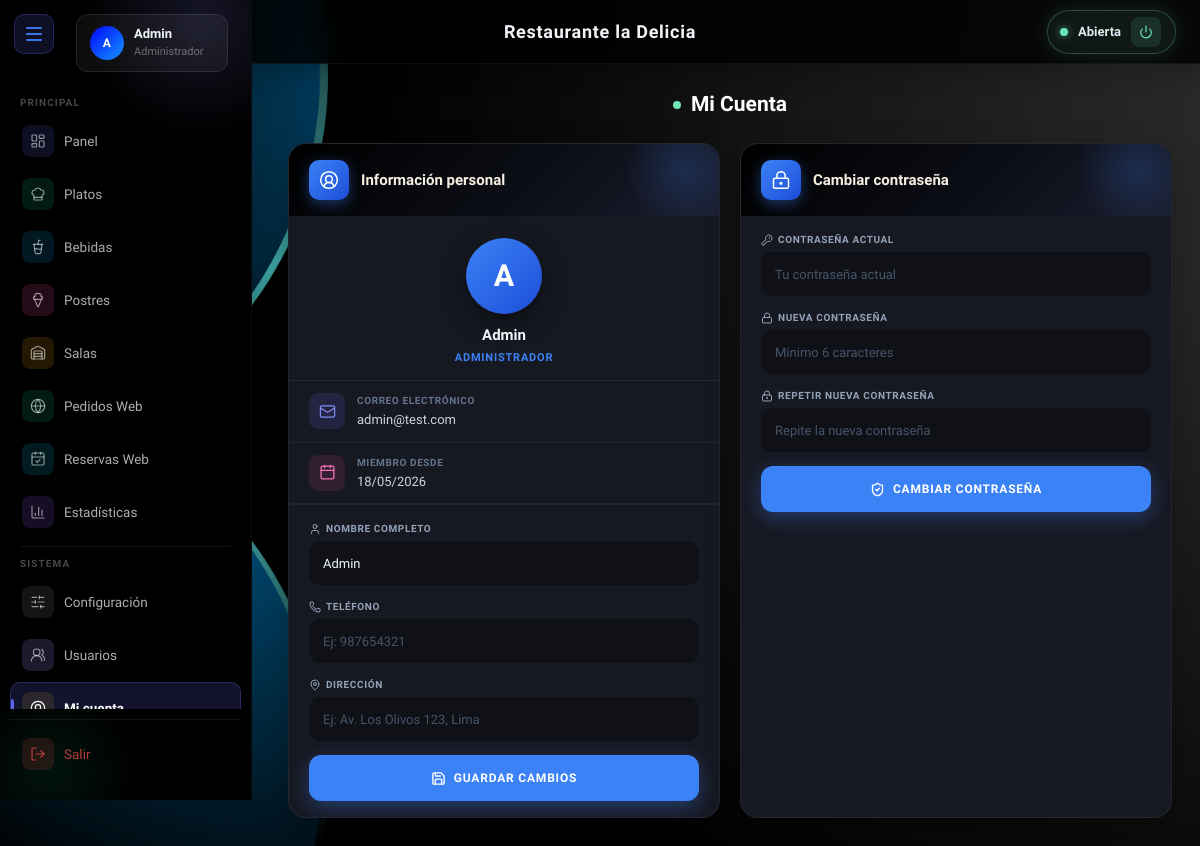
The page /views/micuenta.php (signed in) on the database its author committed.
### tables this page shows
CREATE TABLE config (
  id INT AUTO_INCREMENT PRIMARY KEY,
  ruc VARCHAR(15) NOT NULL,
  nombre VARCHAR(255) NOT NULL,
  telefono VARCHAR(11) NOT NULL,
  direccion TEXT NOT NULL,
  mensaje VARCHAR(255) NOT NULL,
  horario_apertura VARCHAR(10) NOT NULL DEFAULT '08:00',
  horario_cierre VARCHAR(10) NOT NULL DEFAULT '20:00'
);

CREATE TABLE usuarios (
  id INT AUTO_INCREMENT PRIMARY KEY,
  nombre VARCHAR(200) NOT NULL,
  correo VARCHAR(200) NOT NULL,
  pass VARCHAR(255) NOT NULL,
  rol VARCHAR(20) NOT NULL
);

### views/micuenta.php (the view, shortened to what this page needs)
<?php
require "../config/conexion.php";
$nombre_usuario = $_SESSION['usuario'] ?? 'Usuario';
$stmt = $conexion->prepare("SELECT id, nombre, correo, telefono, direccion, created_at FROM usuarios WHERE nombre = ? LIMIT 1");
$stmt->execute([$nombre_usuario]);
$mi_cuenta = $stmt->fetch(PDO::FETCH_ASSOC);
?>
<!DOCTYPE html>
<html lang="es">
<head>
    <link href="https://cdn.jsdelivr.net/npm/bootstrap@5.3.0/dist/css/bootstrap.min.css" rel="stylesheet">
</head>
<body>
<?php include "../includes/header.php"; ?>
<?php include "../includes/sidebar.php"; ?>
<div class="content-area">
    <div class="page-header">
        <h2 class="page-title">Mi Cuenta</h2>
    </div>
    <div class="cards-grid">
        <div class="mc-card">
            <div class="mc-card-header">
                <div class="mc-card-header-icon">
                    <i data-lucide="circle-user-round"></i>
                </div>
                <span class="mc-card-header-title">Información personal</span>
            </div>
            <div class="avatar-section">
                <div class="avatar-circle"><?= htmlspecialchars($iniciales ?: '?') ?></div>
                <div class="avatar-name"><?= htmlspecialchars($mi_cuenta['nombre']) ?></div>
                <div class="avatar-rol"><?= htmlspecialchars($_SESSION['rol'] ?? 'Administrador') ?></div>
            </div>
            <div class="data-row">
                <div class="data-icon icon-correo"><i data-lucide="mail"></i></div>
                <div>
                    <div class="data-label">
                        Correo electrónico
                    </div>
                    <div class="data-value"><?= htmlspecialchars($mi_cuenta['correo']) ?></div>
                </div>
            </div>
            <div class="data-row">
                <div class="data-icon icon-fecha"><i data-lucide="calendar"></i></div>
                <div>
                    <div class="data-label">
                        Miembro desde
                    </div>
                    <div class="data-value">
                        <?= $mi_cuenta['created_at'] ? date('d/m/Y', strtotime($mi_cuenta['created_at'])) : 'No disponible' ?>
                    </div>
                </div>
            </div>
            <div class="mc-divider"></div>
            <form method="POST" class="mc-form">
                <div class="form-group">
                    <label class="form-label-mc">
                        <i data-lucide="user"></i> Nombre completo
                    </label>
                    <input type="text" name="nombre" class="mc-input"
                           placeholder="Tu nombre completo"
                           value="<?= htmlspecialchars($mi_cuenta['nombre'] ?? '') ?>" required>
                </div>
                <div class="form-group">
                    <label class="form-label-mc">
                        <i data-lucide="phone"></i> Teléfono
                    </label>
                    <input type="tel" name="telefono" class="mc-input"
                           placeholder="Ej: 987654321"
                           value="<?= htmlspecialchars($mi_cuenta['telefono'] ?? '') ?>">
                </div>
                <div class="form-group">
                    <label class="form-label-mc">
                        <i data-lucide="map-pin"></i> Dirección
                    </label>
                    <input type="text" name="direccion" class="mc-input"
                           placeholder="Ej: Av. Los Olivos 123, Lima"
                           value="<?= htmlspecialchars($mi_cuenta['direccion'] ?? '') ?>">
                </div>
                <button type="submit" class="btn-mc">
                    <i data-lucide="save"></i> Guardar cambios
                </button>
            </form>
        </div>
        <div class="mc-card">
            <div class="mc-card-header">
                <div class="mc-card-header-icon">
                    <i data-lucide="lock-keyhole"></i>
                </div>
                <span class="mc-card-header-title">Cambiar contraseña</span>
            </div>
            <form method="POST" class="mc-form">
                <div class="form-group">
                    <label class="form-label-mc">
                        <i data-lucide="key-round"></i> Contraseña actual
                    </label>
                    <input type="password" name="pass_actual" class="mc-input"
                           placeholder="Tu contraseña actual" required>
                </div>
                <div class="form-group">
                    <label class="form-label-mc">
                        <i data-lucide="lock"></i> Nueva contraseña
                    </label>
                    <input type="password" name="pass_nueva" class="mc-input"
                           placeholder="Mínimo 6 caracteres" required>
                </div>
                <div class="form-group">
                    <label class="form-label-mc">
                        <i data-lucide="lock-keyhole"></i> Repetir nueva contraseña
                    </label>
                    <input type="password" name="pass_repetir" class="mc-input"
                           placeholder="Repite la nueva contraseña" required>
                </div>
                <button type="submit" class="btn-mc">
                    <i data-lucide="shield-check"></i> Cambiar contraseña
                </button>
            </form>
        </div>
    </div>
</div>
</body>
</html>

### includes/header.php (shortened to what this page needs)
<?php
require __DIR__ . "/../config/conexion.php";
$config = $conexion->query("SELECT nombre FROM config LIMIT 1")->fetch();
$rol = $_SESSION['rol'] ?? '';
$tienda_abierta = true;
$tienda_manual = null;
if ($rol === 'Administrador') {
    $cfg_path = __DIR__ . '/../config/tienda.json';
    if (file_exists($cfg_path)) {
        $cfg = json_decode(file_get_contents($cfg_path), true);
        $tienda_manual = $cfg['manual_override'] ?? null;
    }
    try {
        $stmt = $conexion->query("SELECT horario_apertura, horario_cierre FROM config LIMIT 1");
        $hconf = $stmt->fetch(PDO::FETCH_ASSOC);
        $h_aper = (int)explode(':', $hconf['horario_apertura'] ?? '08:00')[0];
        $h_cier = (int)explode(':', $hconf['horario_cierre'] ?? '20:00')[0];
    } catch (Exception $e) { $h_aper = 8; $h_cier = 20; }
    $hora_peru = (int)date('G', time() - 5 * 3600);
    $auto = $hora_peru >= $h_aper && $hora_peru < $h_cier;
    if ($tienda_manual === true)      $tienda_abierta = true;
    elseif ($tienda_manual === false) $tienda_abierta = false;
    else                               $tienda_abierta = $auto;
}
?>
<nav class="navbar-custom <?= $rol === 'Administrador' ? ($tienda_abierta ? 'store-open' : 'store-closed') : '' ?>" id="mainHeader">
    <span class="titulo-navbar">
        <?= htmlspecialchars($config['nombre'] ?? 'Panel') ?>
    </span>
    <?php if ($rol === 'Administrador'): ?>
    <div class="store-toggle-wrap <?= $tienda_abierta ? 'open' : 'closed' ?>" id="storeToggleWrap">
        <span class="store-dot <?= $tienda_abierta ? 'open' : 'closed' ?>" id="headerStoreDot"></span>
        <span class="store-label" id="headerStoreLabel">
            <?= $tienda_abierta ? 'Abierta' : 'Cerrada' ?>
        </span>
        <button class="store-toggle-btn <?= $tienda_abierta ? 'open' : 'closed' ?>" id="headerToggleBtn"
                data-current="<?= $tienda_abierta ? '1' : '0' ?>"
                onclick="toggleTienda(this)"
                title="<?= $tienda_abierta ? 'Cerrar tienda' : 'Abrir tienda' ?>">
            <i data-lucide="power" style="width:14px;height:14px;"></i>
        </button>
    </div>
    <?php endif; ?>
</nav>

### includes/header.php (style rules this page uses)
.navbar-custom { position: fixed; top: 0; left: 0; right: 0; z-index: 500; height: 64px; display: flex; align-items: center; justify-content: center; padding: 0 24px; background: rgba(0, 0, 0, 0.82); backdrop-filter: blur(14px); -webkit-backdrop-filter: blur(14px); border-bottom: 1px solid rgba(255, 255, 255, .055); box-shadow: 0 4px 24px rgba(0, 0, 0, .28); transform: translateY(0); transition: transform .35s cubic-bezier(.4, 0, .2, 1), opacity .35s ease, box-shadow .25s ease; will-change: transform; }
.navbar-custom::after { content: ""; position: absolute; bottom: 0; left: 50%; transform: translateX(-50%); width: 0; height: 2px; border-radius: 999px; transition: width .4s ease, background .3s; }
.navbar-custom.store-open::after { background: linear-gradient(90deg, transparent, #6ee7b7, transparent); }
.titulo-navbar { font-family: 'Sora', sans-serif; font-size: 18px; font-weight: 700; letter-spacing: .04em; color: #f1f5f9; display: inline-flex; align-items: center; gap: 10px; user-select: none; position: absolute; left: 50%; transform: translateX(-50%); }
.store-toggle-wrap { display: flex; align-items: center; gap: 10px; padding: 6px 14px 6px 12px; border-radius: 999px; border: 1px solid rgba(255,255,255,.1); background: rgba(255,255,255,.04); transition: background .3s, border-color .3s, box-shadow .3s; position: absolute; right: 24px; }
.store-toggle-wrap.open { background: rgba(110,231,183,.08); border-color: rgba(110,231,183,.25); box-shadow: 0 0 20px rgba(110,231,183,.15); }
.store-dot { width: 8px; height: 8px; border-radius: 50%; flex-shrink: 0; transition: background .3s, box-shadow .3s; }
.store-dot.open { background: #6ee7b7; box-shadow: 0 0 8px rgba(110,231,183,.6); }
.store-label { font-size: 13px; font-weight: 600; color: #e2e8f0; transition: color .3s; }
.store-toggle-btn { width: 30px; height: 30px; border: none; border-radius: 8px; background: rgba(255,255,255,.06); cursor: pointer; display: inline-flex; align-items: center; justify-content: center; color: #94a3b8; transition: background .2s, color .2s, transform .15s; flex-shrink: 0; }
.store-toggle-btn.open { color: #6ee7b7; background: rgba(110,231,183,.12); }
body { padding-top: 64px; }

### includes/sidebar.php (style rules this page uses)
*, *::before, *::after { box-sizing: border-box; margin: 0; padding: 0; }

### rows shown on the page
config: nombre "Restaurante la Delicia"
usuarios: nombre "Admin", correo "admin@test.com", created_at "18/05/2026"

### other values the page prints
$iniciales ?: '??' "A"
$usuario "Admin"
$rol ?: 'Usuario' "Administrador"
$iniciales ?: '?' "A"
$_SESSION['rol'] "ADMINISTRADOR"
